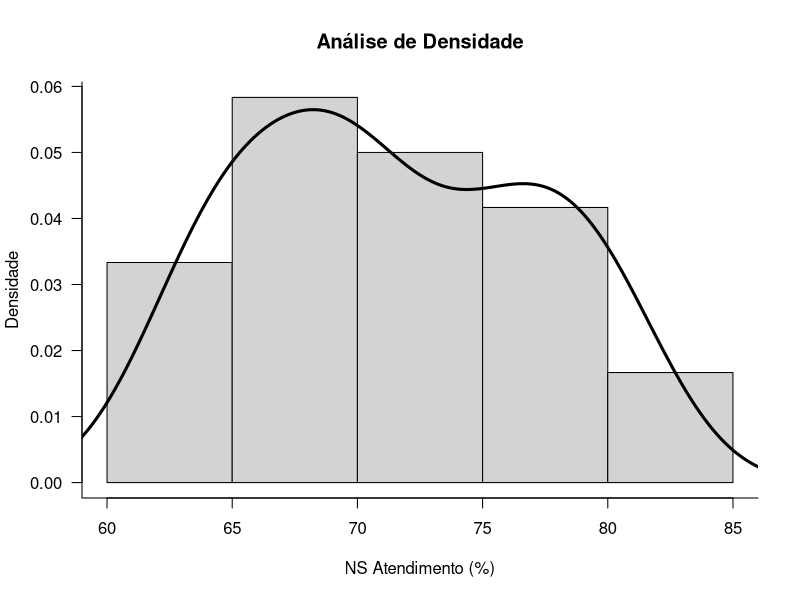
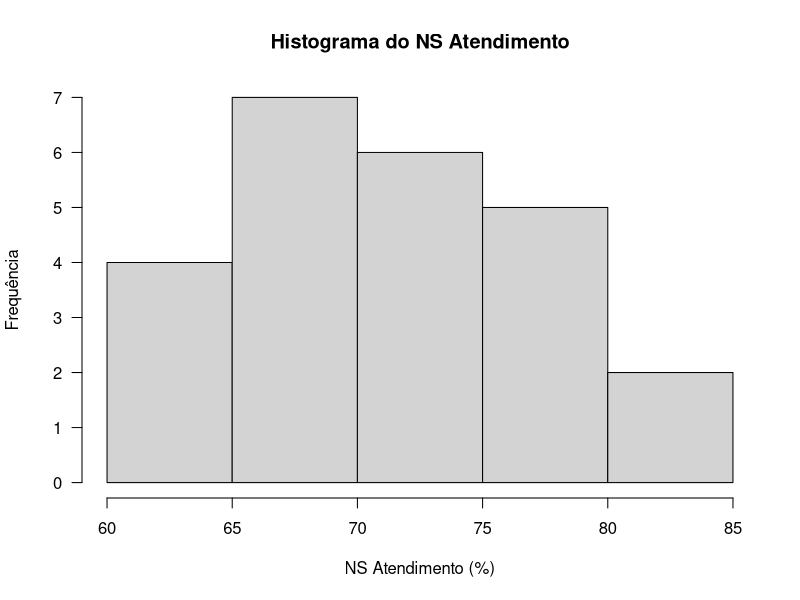
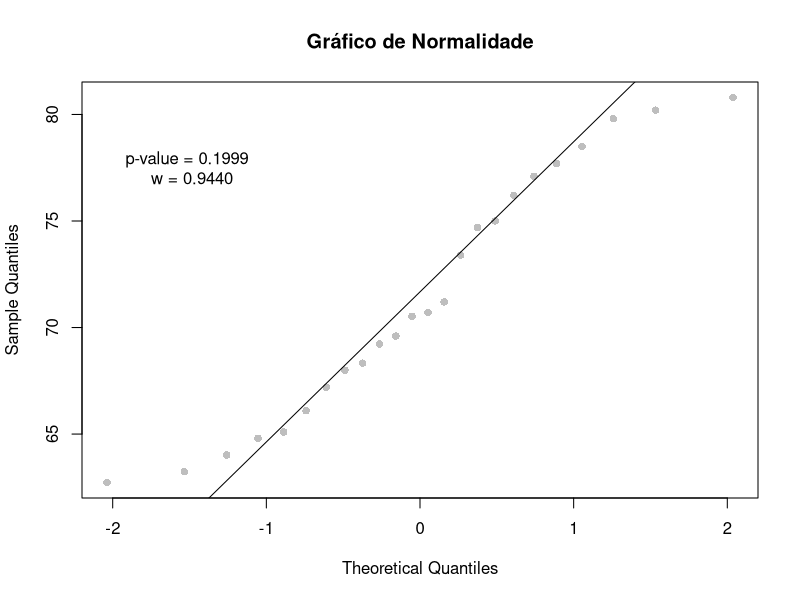
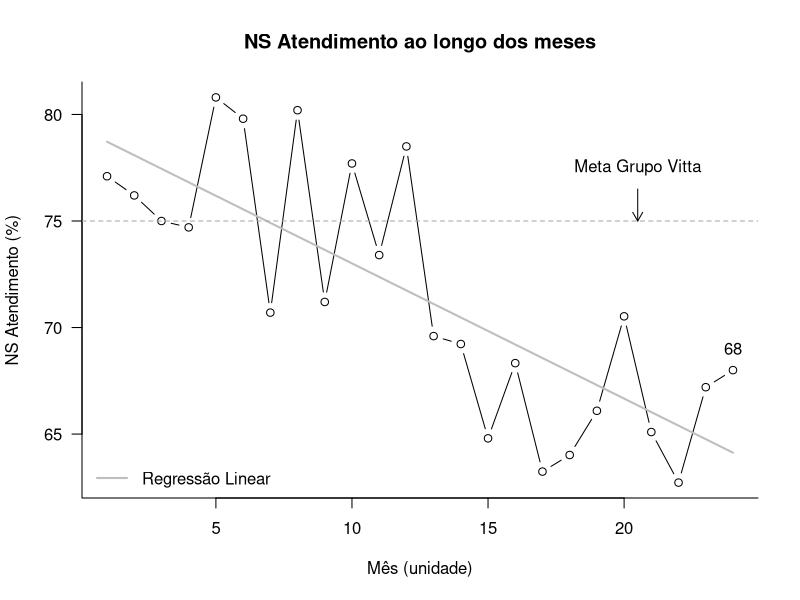
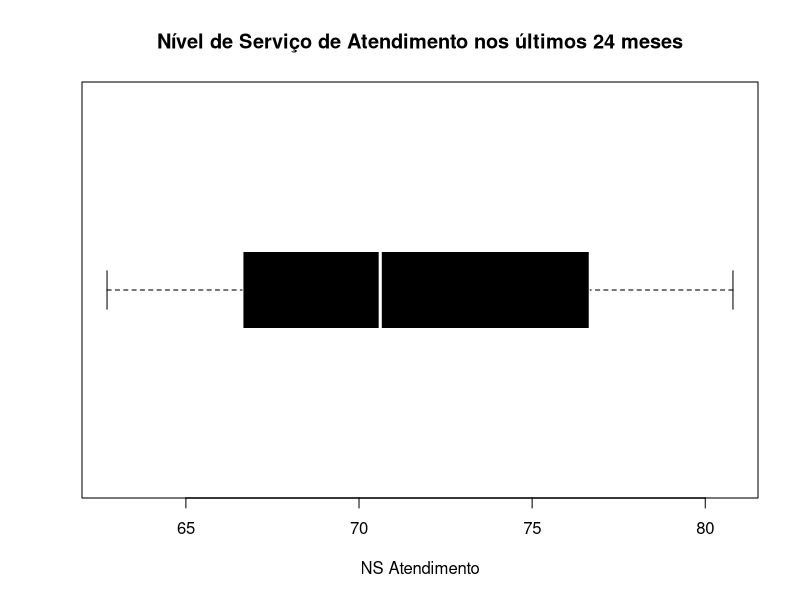

Recreate these plots in R, in order.
## ---- chunk 1
library(readxl)
dados <- read_xlsx(path = "Dados_Define.xlsx")
listaNS <- as.list(dados["NS atendimento"])
## ---- chunk 2
summary(dados["NS atendimento"])
## ---- chunk 3
sd(dados$`NS atendimento`)

## ---- chunk 4
hist(dados$`NS atendimento`, 
     main = "Análise de Densidade", 
     xlab = "NS Atendimento (%)", 
     ylab = "Densidade", 
     prob = T, 
     las = 1)
lines(density(dados$`NS atendimento`), lwd = 3)
box(bty = "l")
## ---- chunk 5
hist(dados$`NS atendimento`, 
     main = "Histograma do NS Atendimento", 
     xlab = "NS Atendimento (%)", 
     ylab = "Frequência", 
     prob = F, 
     las = 1)

## ---- chunk 6
# Teste de Normalidade
result <- shapiro.test(dados$`NS atendimento`)

#plotando o gráfico de normalidade
qqnorm(dados$`NS atendimento`, 
       col = 'gray', 
       pch = 16, 
       main = NULL)
qqline(dados$`NS atendimento`)
title("Gráfico de Normalidade")

text(x = -1.5, 
     y = 77.5, 
     labels = sprintf("p-value = %.4f \n w = %.4f", 
                      result$p.value, 
                      result$statistic))

## ---- chunk 7
lm(dados$`NS atendimento` ~ dados$Mês)
# ypretido <- predict(modelo_linear)
## ---- chunk 8
# Plotando o gráfico na cor preta, sem a caixa ao seu redor, Definindo o nome dos eixos
plot(dados, type = "b", main = "NS Atendimento ao longo dos meses", col = "black", bty="n", xlab="Mês (unidade)", ylab="NS Atendimento (%)", xaxt = "n", yaxt = "n")

# Adicionando a regressão linear ao gráfico
lines(x = dados$Mês, y = predict(lm(dados$`NS atendimento` ~ dados$Mês)), col = "gray", lty = 1, lwd = 2)

# Definindo o redor do gráfico (em formato de L)
box(bty = "l")

# Definindo as posições dos elementos dos eixos
axis(side = 1, las = 1)
axis(side = 2, las = 1)

# Definindo a legenda da regressão
legend(x = "bottomleft", 
       legend = "Regressão Linear", 
       lty = 1, 
       lwd = 2, 
       bty = "n", 
       col = "gray")

# Inserindo a linha da meta, a seta e o texto
abline(h = 75, 
       lty = 2, 
       col= "darkgray")
arrows(x0 = 20.5, y0 = 76.5, 
       x1 = 20.5, y1 = 75, 
       length = 0.1)
text(x = 20.5, y = 77.5, 
     labels = "Meta Grupo Vitta")
text(x = 24, y = 69, labels = "68")
## ---- chunk 9

bp <- boxplot(dados["NS atendimento"], 
        main = "Nível de Serviço de Atendimento nos últimos 24 meses", 
        bty = "n", 
        xlab = "NS Atendimento", 
        horizontal = T, 
        border = "white", 
        whiskcol = "black", 
        staplecol = "black", 
        outcol = "black", 
        col = "black", 
        outpch = 19, 
        boxwex = 0.4, 
        range = 0)

## ---- chunk 10
bp$stats
